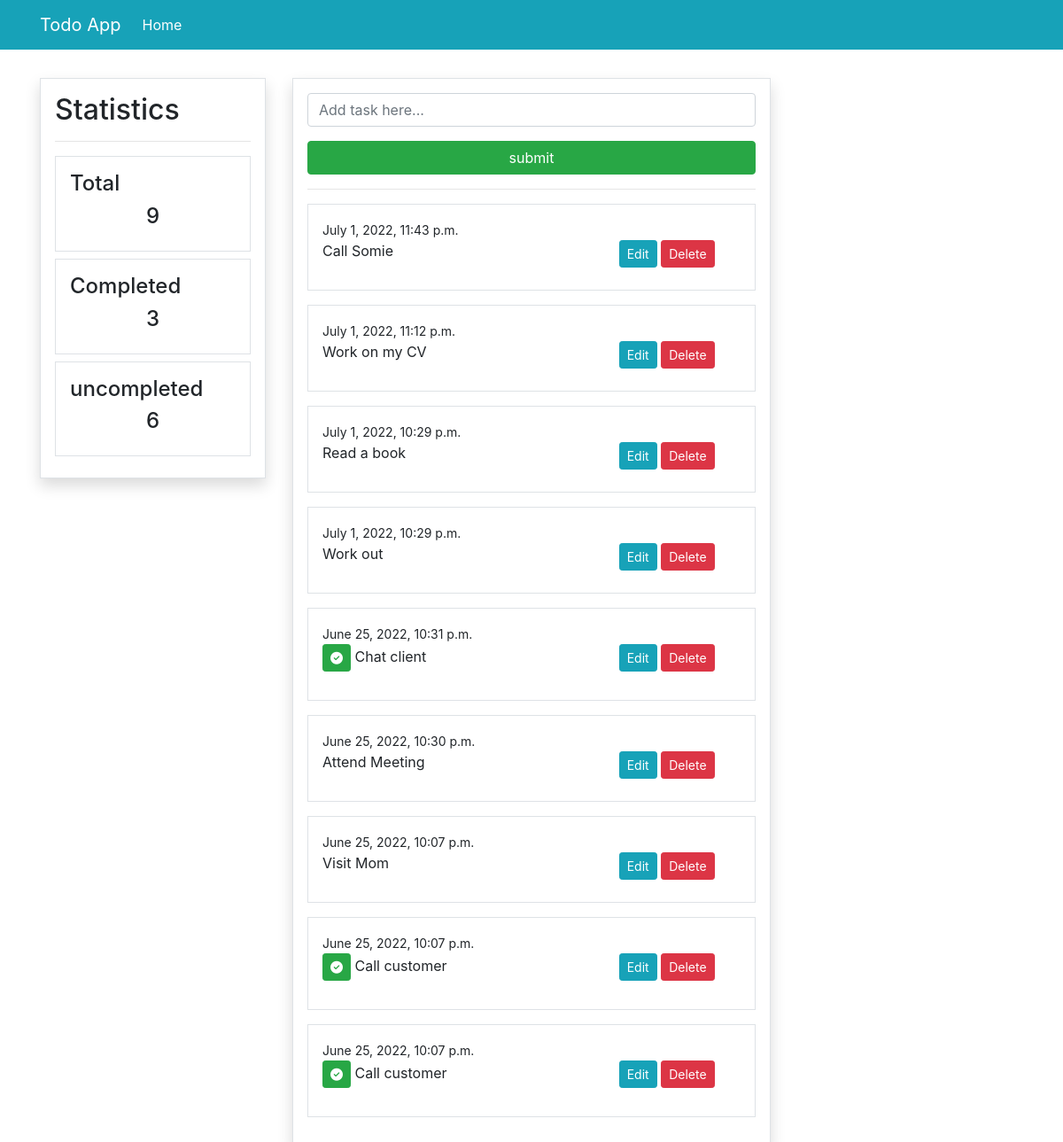
/, run on an earlier commit of the app's database.
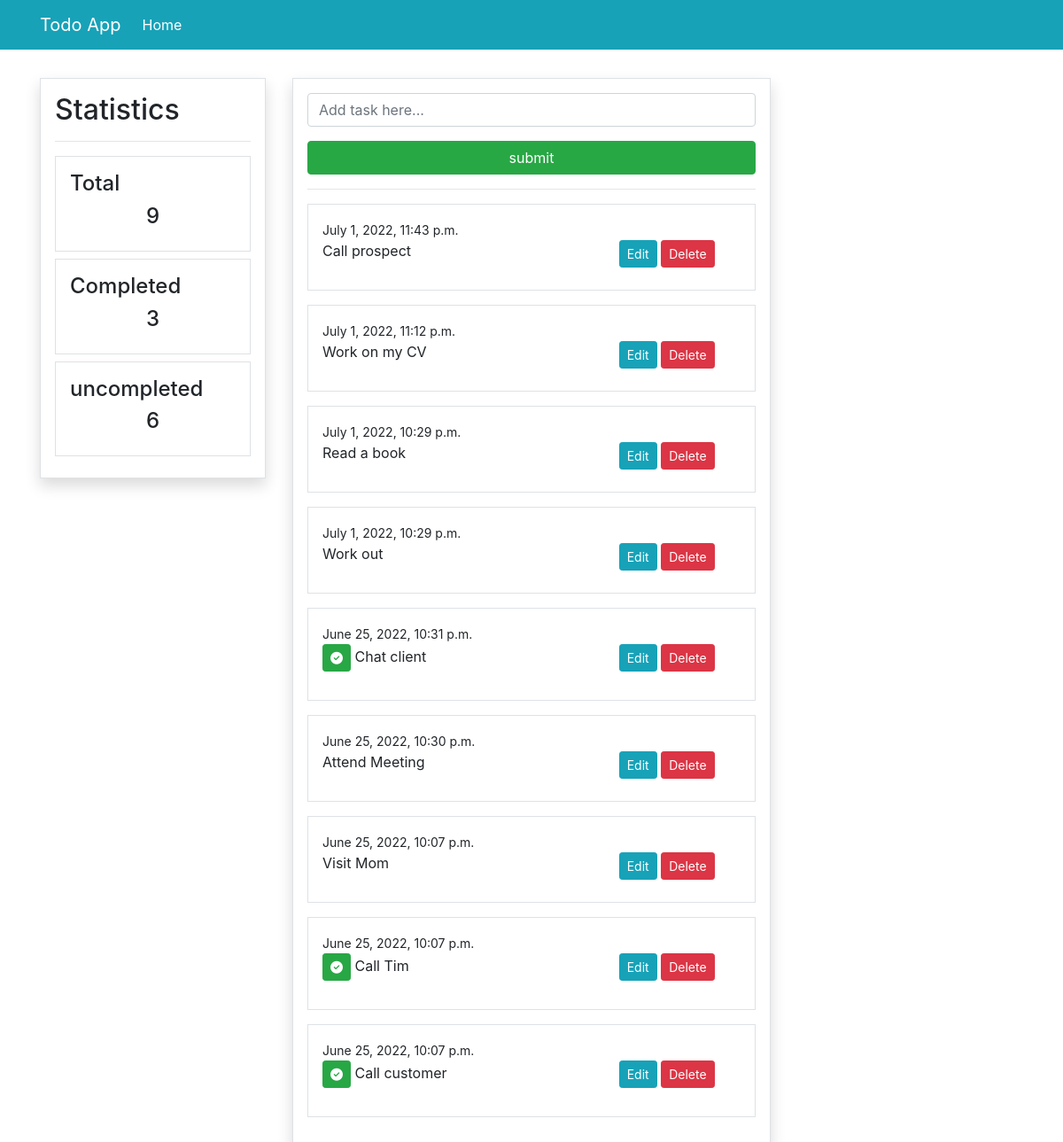
And on a later commit of the database.
### todoapp/models.py (models this page shows, shortened)
class Task(models.Model):
    content = models.CharField(max_length=100)
    date = models.DateTimeField(auto_now_add=True)
    complete = models.BooleanField(default=False)
    class Meta:
        ordering = ['-date']

### todoapp/views.py (the view)
# urls.py: path('', views.index, name ='todo-index'),
def index(request):
    todos = Task.objects.all()
    count_todos = todos.count()
    completed_todo = Task.objects.filter(complete=True)
    count_completed_todo = completed_todo.count()
    count_uncompleted_todo = count_todos - count_completed_todo
    if request.method== 'POST':
        form = TaskForm(request.POST)
        if form.is_valid:
            form.save()
            return redirect('/')
    else:
        form = TaskForm()
    context = {
        'todos': todos,
        'form': form,
        'count_todos': count_todos,
        'count_completed_todo': count_completed_todo,
        'count_completed_todo': count_completed_todo,
        'count_uncompleted_todo': count_uncompleted_todo
    }
    return render(request, 'todo/index.html', context)

### todoapp/forms.py
class TaskForm(forms.ModelForm):
    content = forms.CharField(label='', widget=forms.TextInput(attrs={'placeholder':'Add task here...'}))
    class Meta:
        model = Task
        fields = ['content']

### templates/todo/index.html (shortened to what this page needs)
{% extends 'partials/base.html' %}
{% load crispy_forms_tags %}
{% block content %}
    <div class="border p-3 shadow">
        <form method="POST">
            {{ form|crispy }}
            <input class="btn btn-success btn-block" type="submit" value="submit">
        </form>
        <hr>
        {% for todo in todos %}
        <div class="border p-3 mb-3">
            <small>{{todo.date}}</small>
            <div class="row">
                <div class="col-md-8">
                    {% if todo.complete == True %}
                    <p><span class="btn btn-success btn-sm"><i class="fa-solid fa-circle-check"></i></span> {{todo.content}}</p>
                    {% else %}
                    <p>{{todo.content}}</p>
                    {% endif %}
                </div>
                <div class="col-md-4">
                    <a class="btn btn-info btn-sm" href="{% url 'todo-update' todo.id %}">Edit</a>
                    <a class="btn btn-danger btn-sm" href="{% url 'todo-delete' todo.id %}">Delete</a>
                </div>
            </div>
        </div>
        {% endfor %}
    </div>
{% endblock %}

What changed in the data, as far as the page shows it:
changed Task: content "Call Somie" → "Call prospect"
changed Task: content "Call customer" → "Call Tim"
